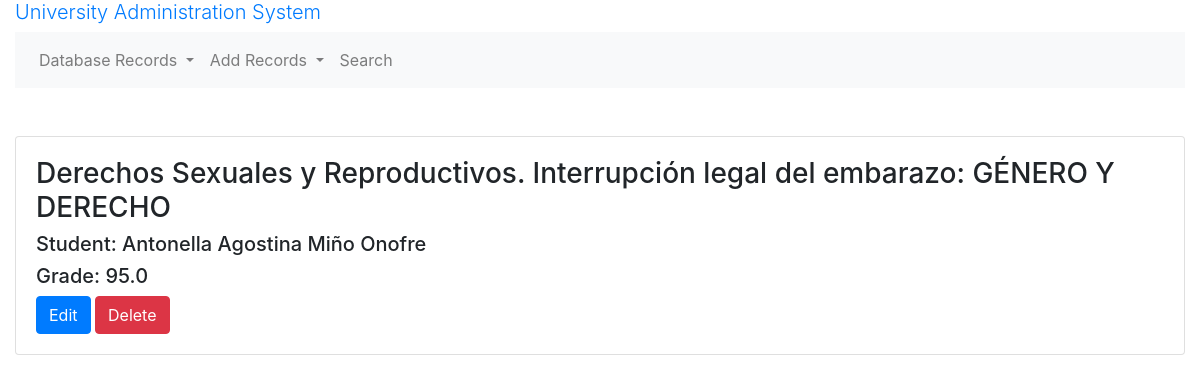
The app's page /courses, older data.
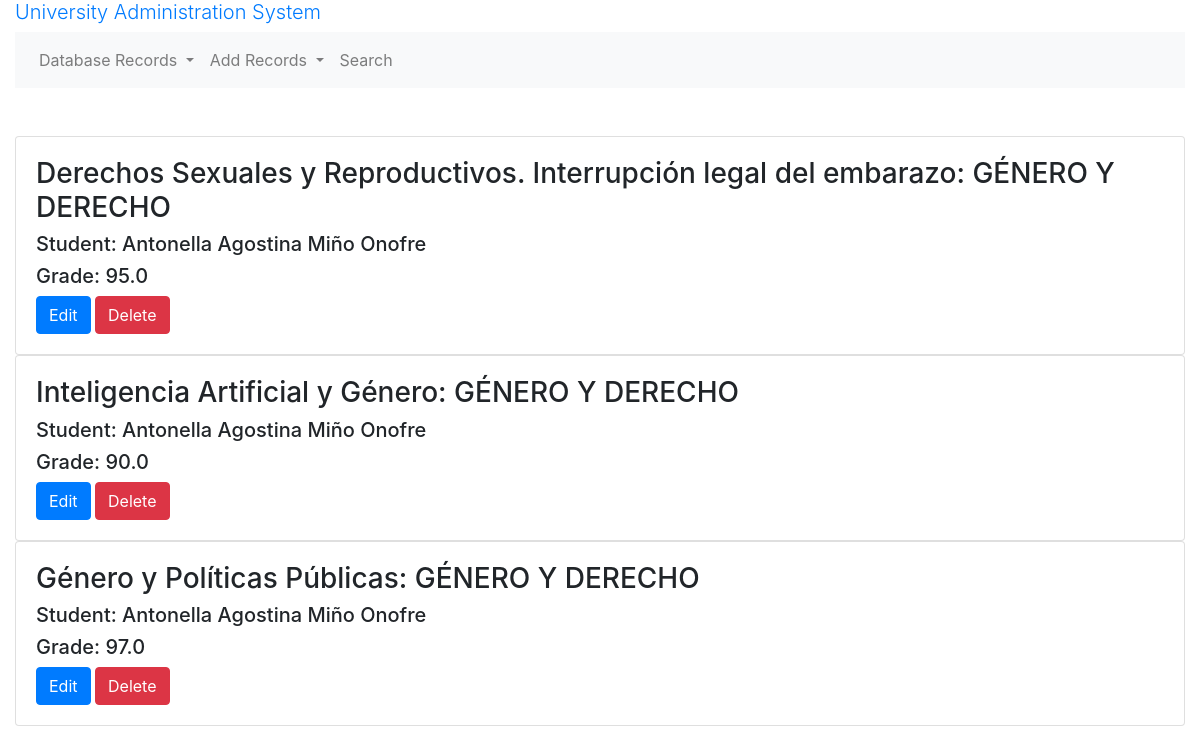
The same page, newer data.
### models.py (models this page shows, shortened)
class Course(db.Model):
    __tablename__ = 'course'
    id = db.Column(db.Integer, primary_key=True)
    created_at = db.Column(db.Date, nullable = False, default=datetime.utcnow())
    name = db.Column(db.String(255))
    grade = db.Column(db.Float)
    result = db.Column(db.String(24))# Pass or Fail
    college_id = db.Column(db.Integer, db.ForeignKey("college.id"))# many2one
    college = db.relationship("College", back_populates="courses")
    stream_id = db.Column(db.Integer, db.ForeignKey("stream.id"))# many2one
    stream = db.relationship("Stream", back_populates='courses')
    university_id = db.Column(db.Integer,  db.ForeignKey("university.id"))# many2one
    student_id = db.Column(db.Integer, db.ForeignKey("student.id"))# many2one
    student = db.relationship("Student", back_populates='courses')
    marksheet_id = db.Column(db.Integer,  db.ForeignKey("marksheet.id"))# many2one
    marksheet = db.relationship("Marksheet", back_populates="courses")

class Stream(db.Model):
    __tablename__ = 'stream'
    id = db.Column(db.Integer, primary_key=True)
    created_at = db.Column(db.Date, nullable = False, default=datetime.utcnow())
    name = db.Column(db.String(255))
    college_id = db.Column(db.Integer, db.ForeignKey("college.id"))# many2one
    college = db.relationship("College", back_populates="streams")
    university_id = db.Column(db.Integer, db.ForeignKey("university.id"))# many2one
    university = db.relationship("University", back_populates="streams")
    courses = db.relationship('Course', back_populates='stream', cascade="all,delete")# one2many
    students = db.relationship('Student', back_populates='stream', cascade="all,delete")# one2many

class Student(db.Model):
    __tablename__ = 'student'
    id = db.Column(db.Integer, primary_key=True)
    created_at = db.Column(db.Date, nullable = False, default=datetime.utcnow())
    name = db.Column(db.String(255))
    surname = db.Column(db.String(255))
    address = db.Column(db.String(255))
    phone_no = db.Column(db.String(10))
    std_code = db.Column(db.String(8))
    university_id = db.Column(db.Integer, db.ForeignKey("university.id"))# many2one
    university = db.relationship("University", back_populates="students")
    college_id = db.Column(db.Integer, db.ForeignKey("college.id"))# many2one
    college = db.relationship("College", back_populates='students')
    stream_id = db.Column(db.Integer, db.ForeignKey("stream.id"))# many2one
    stream = db.relationship("Stream", back_populates='students')
    courses = db.relationship('Course', back_populates='student', cascade="all,delete")# one2many
    marksheets = db.relationship('Marksheet', back_populates='student', cascade="all,delete")# one2many

### routes.py (the view)
@app.route('/courses')
def courses():
    courses = models.Course.query.all()
    return render_template('courses.html', courses=courses)

### templates/courses.html
{% extends "base.html" %}
{% block main %}
  {% for course in courses %}
    <div class="card">
      <div class="card-body">
        <h3>{{ course.name }}: {{ course.stream.name }}</h3>
        <h5> Student: {{ course.student.name }} {{ course.student.surname }} </h5>
        <h5> Grade: {{ course.grade }}</h5>
        <a href="{{ url_for('edit_course', course_id=course.id) }}" class="btn btn-primary">Edit</a>
        <a href="{{ url_for('delete_course', course_id=course.id) }}" class="btn btn-danger">Delete</a>
      </div>
    </div>
  {% endfor %}
{% endblock %}

### templates/base.html (shortened to what this page needs)
<!doctype html>
<html lang="en">
  <head>
    <link rel="stylesheet" href="https://maxcdn.bootstrapcdn.com/bootstrap/4.0.0/css/bootstrap.min.css">
  </head>
  <body>
    <div class="container-fluid">
      <h1 class="lead">
        <a href="{{ url_for('base') }}">University Administration System </a>
      </h1>
      <nav class="navbar navbar-expand-lg navbar-light bg-light">
        <ul class="navbar-nav">
          <li class="nav-item dropdown">
            <a class="nav-link dropdown-toggle" href="#" id="navbarDropdown" role="button" data-toggle="dropdown" aria-haspopup="true" aria-expanded="false">
              Database Records
            </a>
          </li>
          <li class="nav-item dropdown">
            <a class="nav-link dropdown-toggle" href="#" id="navbarDropdown" role="button" data-toggle="dropdown" aria-haspopup="true" aria-expanded="false">
              Add Records
            </a>
          </li>
          <li class="nav-item"><a href="{{ url_for('search') }}" class="nav-link">Search</a></li>
        </ul>
      </nav>
      <br>
      <br>
      {% block main %}{% endblock %}
    </div>
  </body>
</html>

Row changes from the older to the newer data that the page shows:
added Course: name "Inteligencia Artificial y Género", stream.name "GÉNERO Y DERECHO", student.name "Antonella Agostina", student.surname "Miño Onofre", grade "90.0"
added Course: name "Género y Políticas Públicas", stream.name "GÉNERO Y DERECHO", student.name "Antonella Agostina", student.surname "Miño Onofre", grade "97.0"
